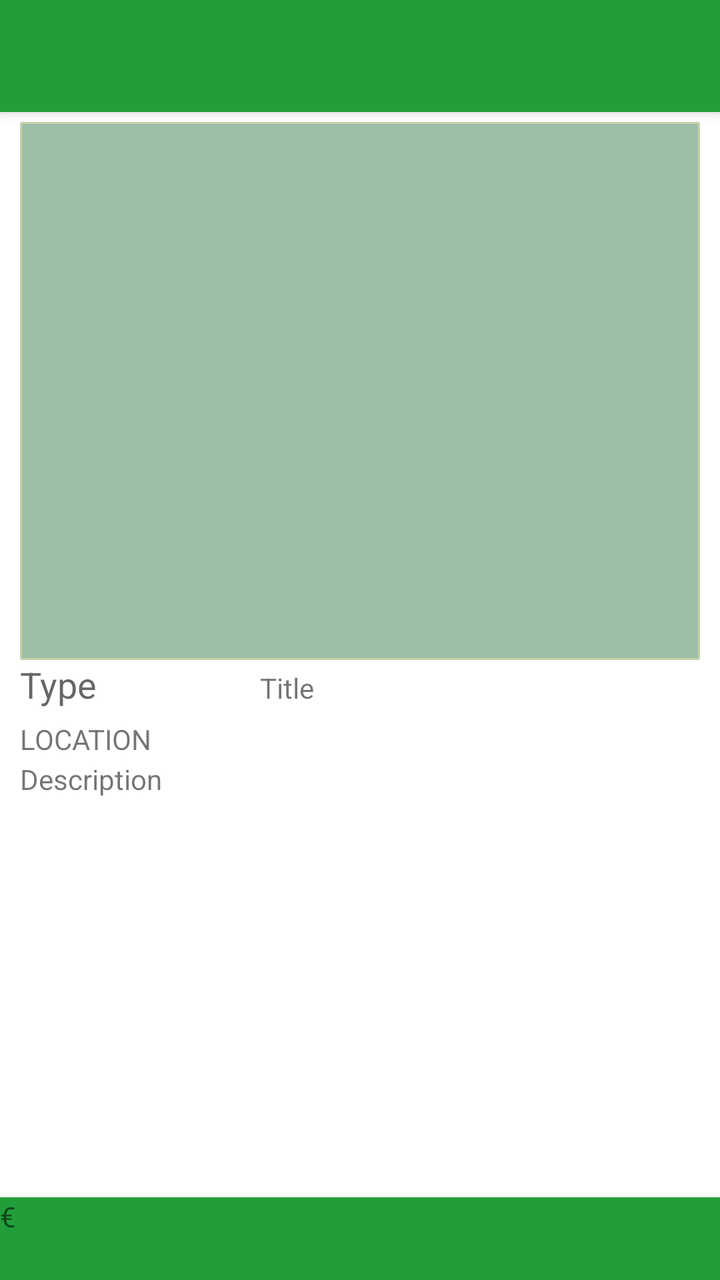
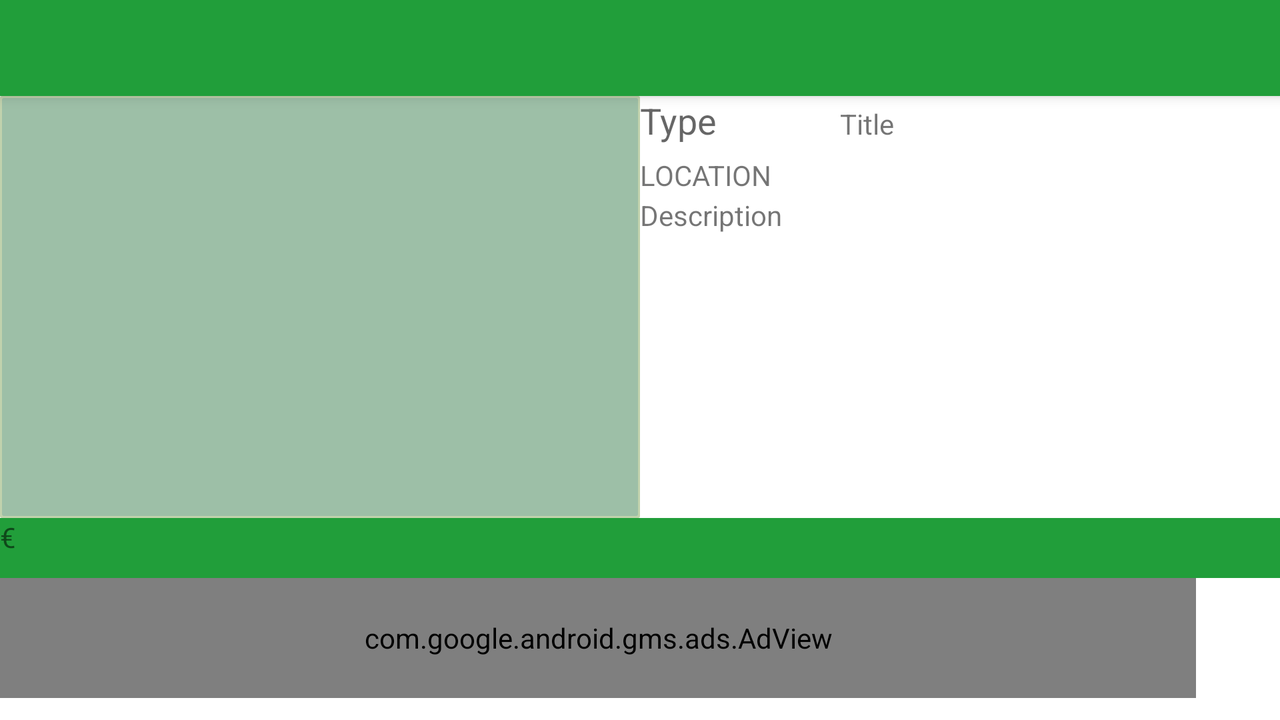

Compare how this app lays out the same screen by default and in its alternative resource folder. The renders come first, then the two layout files and the values they reference.
<!-- AndroidManifest.xml: application theme AppTheme -->
<!-- res/layout/product_view_activity.xml -->
<?xml version="1.0" encoding="utf-8"?>
<LinearLayout xmlns:android="http://schemas.android.com/apk/res/android"
    android:layout_width="match_parent"
    android:layout_height="match_parent"
    xmlns:app="http://schemas.android.com/apk/res-auto"
    xmlns:ads="http://schemas.android.com/apk/res-auto"
    android:orientation="vertical"
    android:background="#ffffff"
    android:weightSum="1">

    <android.support.v7.widget.Toolbar
        android:id="@+id/product_toolbar"
        android:layout_width="match_parent"
        android:layout_height="?attr/actionBarSize"
        android:background="?attr/colorPrimary"
        android:elevation="4dp"
        android:theme="@style/AppTheme"
        app:popupTheme="@style/AppTheme"
        android:minHeight="0dp" />

    <LinearLayout
        android:orientation="vertical"
        android:layout_width="match_parent"
        android:layout_height="401dp"
        android:paddingLeft="10dp"
        android:paddingRight="10dp"
        android:paddingTop="5dp"
        android:layout_weight="1.75">



        <RelativeLayout
            android:layout_width="match_parent"
            android:layout_height="match_parent"
            android:layout_gravity="center_horizontal"
            android:layout_weight=".5"
            android:gravity="top|fill_vertical"
            android:background="@drawable/darker_shadow"
            android:padding="3dp">

            <ImageView
                android:id="@+id/tvThumbnail"
                android:layout_width="match_parent"
                android:layout_gravity="center_horizontal"
                android:adjustViewBounds="true"
                android:scaleType="centerCrop"
                android:layout_height="match_parent"
                android:cropToPadding="true"
                android:padding="0dp" />

        </RelativeLayout>

        <RelativeLayout
            android:layout_width="match_parent"
            android:layout_height="match_parent"
            android:layout_weight=".5">

            <ScrollView
                android:layout_width="match_parent"
                android:layout_height="match_parent"
                android:layout_alignParentLeft="true"
                android:layout_alignParentStart="true"
                android:layout_below="@+id/tvLocation">

                <LinearLayout
                    android:layout_width="match_parent"
                    android:layout_height="wrap_content"
                    android:orientation="vertical" >

                    <TextView
                        android:id="@+id/tvDescription"
                        android:layout_width="match_parent"
                        android:text="Description"
                        android:layout_marginTop="0dp"
                        android:layout_height="match_parent"
                        android:layout_gravity="top|center" />

                </LinearLayout>
            </ScrollView>

            <TextView
                android:id="@+id/tvType"
                android:layout_width="200dp"
                android:layout_gravity="center_vertical|center_horizontal"
                android:text="Type"
                android:textAppearance="?android:attr/textAppearanceMedium"
                android:layout_alignParentTop="true"
                android:layout_alignParentLeft="true"
                android:layout_alignParentStart="true"
                android:layout_height="30dp" />

            <TextView
                android:id="@+id/tvTitle"
                android:layout_height="20dp"
                android:text="Title"
                android:inputType="textMultiLine"
                android:layout_alignBaseline="@+id/tvType"
                android:layout_alignBottom="@+id/tvType"
                android:layout_alignParentRight="true"
                android:layout_alignParentEnd="true"
                android:layout_width="220dp" />

            <TextView

                android:layout_width="100dp"
                android:layout_height="20dp"
                android:id="@+id/tvLocation"
                android:text="LOCATION"
                android:layout_below="@+id/tvType"
                android:layout_alignParentLeft="true"
                android:layout_alignParentStart="true" />

        </RelativeLayout>

    </LinearLayout>

    <LinearLayout
        android:orientation="vertical"
        android:layout_width="match_parent"
        android:background="@color/colorPrimary"
        android:id="@+id/productFooter"
        android:layout_height="40dp"
        android:layout_weight="0.5">

        <TextView
            android:id="@+id/tvPrice"
            android:layout_width="match_parent"
            android:layout_height="match_parent"
            android:text="€"
            android:layout_gravity="right" />
    </LinearLayout>

    <FrameLayout
        android:layout_width="match_parent"
        android:layout_height="wrap_content"
        android:background="@color/colorPrimary">

        <com.google.android.gms.ads.AdView
            android:id="@+id/adView"
            android:layout_width="360dp"
            android:layout_height="62dp"
            ads:adUnitId="ca-app-pub-8722970660404042/5323918613"
            ads:adSize="SMART_BANNER">
        </com.google.android.gms.ads.AdView>

    </FrameLayout>


</LinearLayout>
<!-- resources referenced by this layout -->
<resources>
  <color name="colorPrimary">#219E3A</color>
  <!-- drawable darker_shadow (drawable) -->
  <?xml version="1.0" encoding="utf-8"?>
  <layer-list xmlns:android="http://schemas.android.com/apk/res/android">
      <item >
          <shape
              android:shape="rectangle">
              <solid android:color="#FFC1D2AD" />
              <corners android:radius="1dp"/>
          </shape>
      </item>
      <item android:right="1dp" android:left="1dp" android:bottom="1dp" android:top="1dp">
          <shape
              android:shape="rectangle">
              <solid android:color="#9dbfa7"/>
              <corners android:radius="1dp"/>
          </shape>
      </item>
  </layer-list>
  <style name="AppTheme" parent="Theme.AppCompat.Light.NoActionBar">
          
          <item name="colorPrimary">@color/colorPrimary</item>
          <item name="colorPrimaryDark">@color/colorPrimaryDark</item>
          <item name="colorAccent">@color/colorAccent</item>
      </style>
  <color name="colorPrimaryDark">#0d6c20</color>
  <color name="colorAccent">#195113</color>
</resources>
<!-- res/layout-land/product_view_activity.xml (the repository's variant of the layout above) -->
<!-- drawn on the phone turned sideways -->
<?xml version="1.0" encoding="utf-8"?>
<LinearLayout xmlns:android="http://schemas.android.com/apk/res/android"
    android:layout_width="match_parent"
    android:layout_height="match_parent"
    xmlns:app="http://schemas.android.com/apk/res-auto"
    xmlns:ads="http://schemas.android.com/apk/res-auto"
    android:orientation="vertical"
    android:background="#ffffff"
    android:weightSum="1">

    <android.support.v7.widget.Toolbar
        android:id="@+id/product_toolbar"
        android:layout_width="match_parent"
        android:layout_height="?attr/actionBarSize"
        android:background="?attr/colorPrimary"
        android:elevation="4dp"
        android:theme="@style/AppTheme"
        app:popupTheme="@style/AppTheme"
        android:minHeight="0dp" />

    <LinearLayout
        android:orientation="horizontal"
        android:layout_width="match_parent"
        android:layout_height="211dp">

        <RelativeLayout
            android:layout_width="match_parent"
            android:layout_height="match_parent"
            android:layout_gravity="center_horizontal"
            android:layout_weight=".5"
            android:gravity="top|fill_vertical"
            android:background="@drawable/darker_shadow"
            android:padding="3dp">

            <ImageView
                android:id="@+id/tvThumbnail"
                android:layout_width="match_parent"
                android:layout_gravity="center_horizontal"
                android:adjustViewBounds="true"
                android:scaleType="centerCrop"
                android:layout_height="match_parent"
                android:cropToPadding="true"
                android:padding="0dp" />

        </RelativeLayout>

        <RelativeLayout
            android:layout_width="match_parent"
            android:layout_height="match_parent"
            android:layout_weight=".5">

            <ScrollView
                android:layout_width="match_parent"
                android:layout_height="match_parent"
                android:layout_alignParentLeft="true"
                android:layout_alignParentStart="true"
                android:layout_below="@+id/tvLocation"
                android:paddingBottom="5dp">

                <LinearLayout
                    android:layout_width="match_parent"
                    android:layout_height="match_parent"
                    android:orientation="vertical" >

                    <TextView
                        android:id="@+id/tvDescription"
                        android:layout_width="match_parent"
                        android:text="Description"
                        android:layout_marginTop="0dp"
                        android:layout_height="match_parent"
                        android:layout_gravity="top|start" />

                </LinearLayout>
            </ScrollView>


            <TextView
                android:id="@+id/tvType"
                android:layout_width="200dp"
                android:layout_gravity="center_vertical|center_horizontal"
                android:text="Type"
                android:textAppearance="?android:attr/textAppearanceMedium"
                android:layout_alignParentTop="true"
                android:layout_alignParentLeft="true"
                android:layout_alignParentStart="true"
                android:layout_height="30dp" />

            <TextView
                android:id="@+id/tvTitle"
                android:layout_height="20dp"
                android:text="Title"
                android:inputType="textMultiLine"
                android:layout_alignBaseline="@+id/tvType"
                android:layout_alignBottom="@+id/tvType"
                android:layout_alignParentRight="true"
                android:layout_alignParentEnd="true"
                android:layout_width="220dp" />

            <TextView

                android:layout_width="100dp"
                android:layout_height="20dp"
                android:id="@+id/tvLocation"
                android:text="LOCATION"
                android:layout_below="@+id/tvType"
                android:layout_alignParentLeft="true"
                android:layout_alignParentStart="true" />

        </RelativeLayout>
    </LinearLayout>

    <LinearLayout
        android:orientation="vertical"
        android:layout_width="match_parent"
        android:background="@color/colorPrimary"
        android:id="@+id/productFooter"
        android:layout_height="30dp">

        <TextView
            android:id="@+id/tvPrice"
            android:layout_width="match_parent"
            android:layout_height="match_parent"
            android:text="€"
            android:layout_gravity="right" />

    </LinearLayout>

    <FrameLayout
        android:layout_width="598dp"
        android:layout_height="60dp"
        android:background="@color/colorPrimary">

        <com.google.android.gms.ads.AdView
            android:id="@+id/adView"
            android:layout_width="598dp"
            android:layout_height="60dp"
            ads:adUnitId="ca-app-pub-8722970660404042/5323918613"
            ads:adSize="SMART_BANNER">
        </com.google.android.gms.ads.AdView>
    </FrameLayout>


</LinearLayout>
